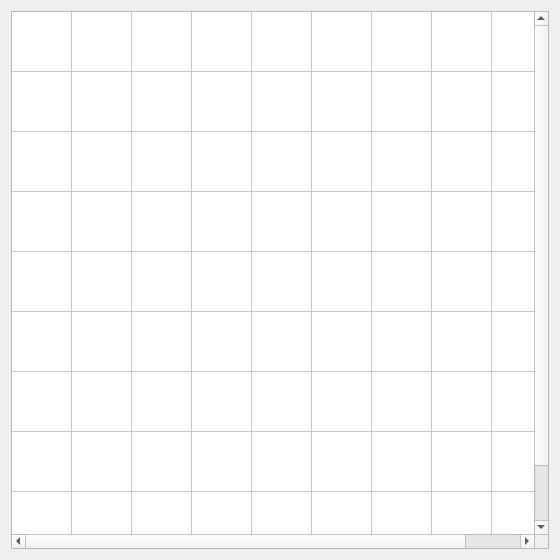
<?xml version="1.0" encoding="UTF-8"?>
<ui version="4.0">
 <class>SudokuForm</class>
 <widget class="QWidget" name="SudokuForm">
  <property name="geometry">
   <rect>
    <x>0</x>
    <y>0</y>
    <width>560</width>
    <height>560</height>
   </rect>
  </property>
  <property name="sizePolicy">
   <sizepolicy hsizetype="Fixed" vsizetype="Fixed">
    <horstretch>0</horstretch>
    <verstretch>0</verstretch>
   </sizepolicy>
  </property>
  <property name="windowTitle">
   <string>Form</string>
  </property>
  <layout class="QGridLayout" name="gridLayout">
   <item row="0" column="0">
    <widget class="QTableWidget" name="tableWidget">
     <attribute name="horizontalHeaderVisible">
      <bool>false</bool>
     </attribute>
     <attribute name="horizontalHeaderDefaultSectionSize">
      <number>60</number>
     </attribute>
     <attribute name="horizontalHeaderHighlightSections">
      <bool>false</bool>
     </attribute>
     <attribute name="verticalHeaderVisible">
      <bool>false</bool>
     </attribute>
     <attribute name="verticalHeaderDefaultSectionSize">
      <number>60</number>
     </attribute>
     <attribute name="verticalHeaderHighlightSections">
      <bool>false</bool>
     </attribute>
     <row>
      <property name="text">
       <string>New Row</string>
      </property>
     </row>
     <row>
      <property name="text">
       <string>New Row</string>
      </property>
     </row>
     <row>
      <property name="text">
       <string>New Row</string>
      </property>
     </row>
     <row>
      <property name="text">
       <string>New Row</string>
      </property>
     </row>
     <row>
      <property name="text">
       <string>New Row</string>
      </property>
     </row>
     <row>
      <property name="text">
       <string>New Row</string>
      </property>
     </row>
     <row>
      <property name="text">
       <string>New Row</string>
      </property>
     </row>
     <row>
      <property name="text">
       <string>New Row</string>
      </property>
     </row>
     <row>
      <property name="text">
       <string>New Row</string>
      </property>
     </row>
     <column>
      <property name="text">
       <string>New Column</string>
      </property>
     </column>
     <column>
      <property name="text">
       <string>New Column</string>
      </property>
     </column>
     <column>
      <property name="text">
       <string>New Column</string>
      </property>
     </column>
     <column>
      <property name="text">
       <string>New Column</string>
      </property>
     </column>
     <column>
      <property name="text">
       <string>New Column</string>
      </property>
     </column>
     <column>
      <property name="text">
       <string>New Column</string>
      </property>
     </column>
     <column>
      <property name="text">
       <string>New Column</string>
      </property>
     </column>
     <column>
      <property name="text">
       <string>New Column</string>
      </property>
     </column>
     <column>
      <property name="text">
       <string>New Column</string>
      </property>
     </column>
    </widget>
   </item>
  </layout>
 </widget>
 <resources/>
 <connections/>
</ui>
